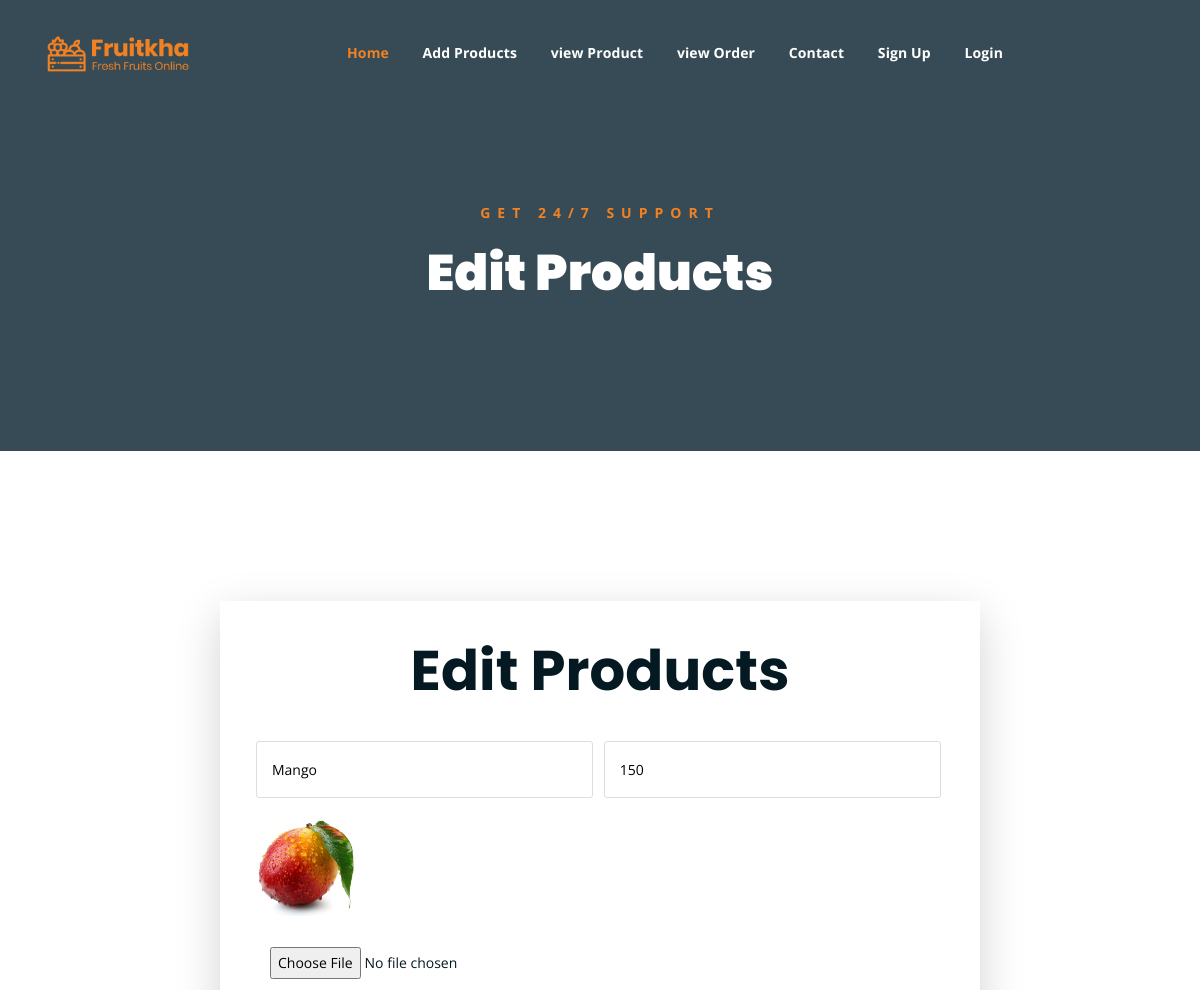
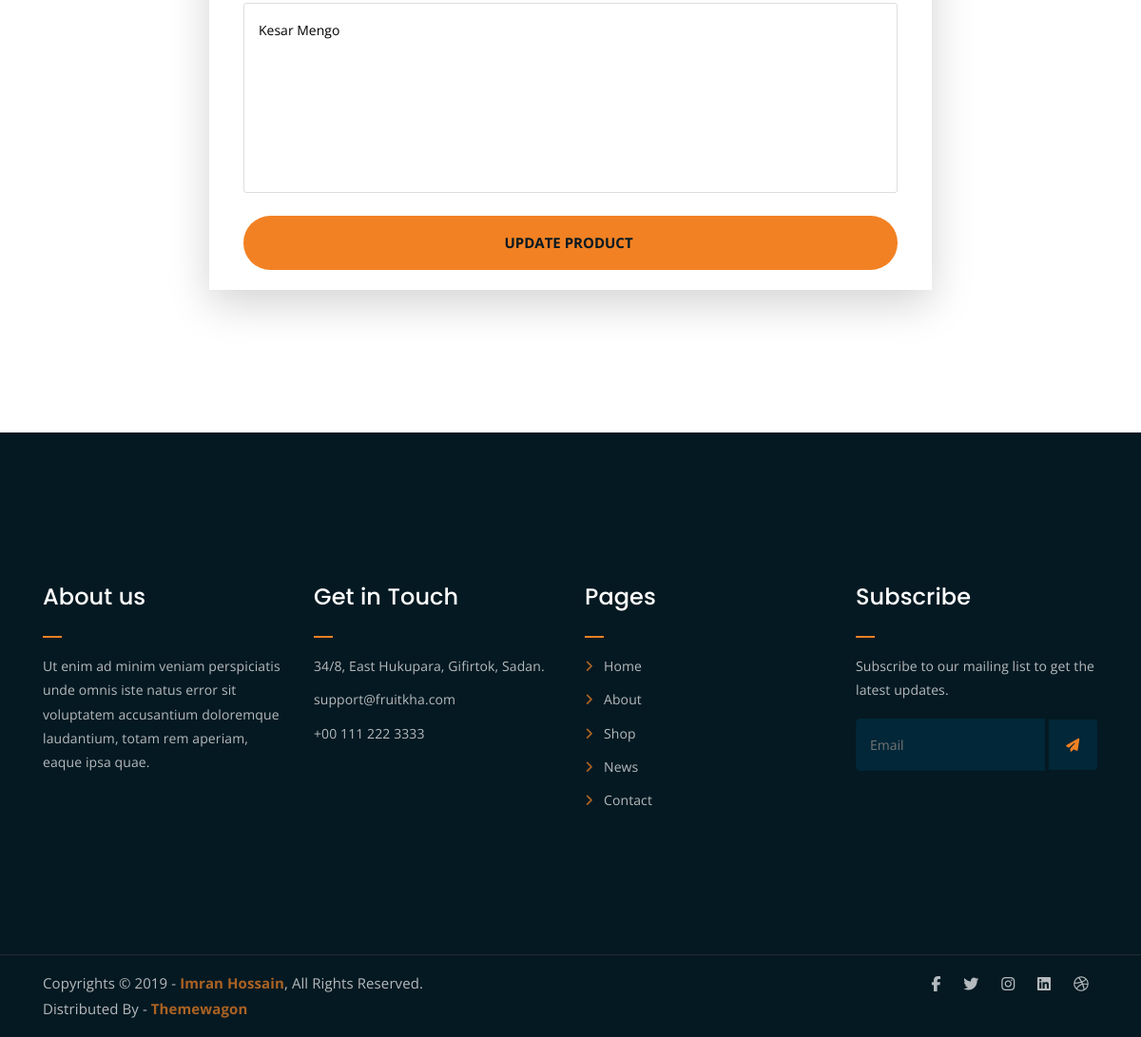
The page /seller-edit-product/2 on the database its author committed (2 pictures, top to bottom).
### myapp/models.py (models this page shows, shortened)
class Product(models.Model):
    seller=models.ForeignKey(User,on_delete=models.CASCADE)
    product_name=models.CharField(max_length=100)
    product_price=models.PositiveIntegerField()
    product_picture=models.ImageField(upload_to="product_picture/")
    product_desc=models.TextField()

### myapp/views.py (the view)
# urls.py: path('seller-edit-product/<int:pk>',views.seller_edit_product,name='seller-edit-product'),
def seller_edit_product(request,pk):
     product=Product.objects.get(pk=pk)
     if request.method=="POST":
          product.product_name=request.POST['product_name']
          product.product_price=request.POST['product_price']
          product.product_desc=request.POST['product_desc']
          try:
             product.product_picture=request.FILES['product_picture']
          except:
               pass
          product.save()
          return redirect('seller-view-product')
     else:
        return render(request,'seller-edit-product.html',{'product':product})

### templates/seller-edit-product.html (shortened to what this page needs)
{% extends 'seller-header.html'%}
{% load static %}
{% block content%}
<!DOCTYPE html>
<html lang="en">
<head>
</head>
<body>
	<div class="breadcrumb-section breadcrumb-bg">
		<div class="container">
			<div class="row">
				<div class="col-lg-8 offset-lg-2 text-center">
					<div class="breadcrumb-text">
						<p>Get 24/7 Support</p>
						<h1>Edit Products </h1>
					</div>
				</div>
			</div>
		</div>
	</div>
	<div class="contact-from-section mt-150 mb-150">
		<div class="container">
			<div class="row flex justify-content-center">
				<div class="col-lg-8 mb-5 mb-lg-0 shadow-lg">
					<div class="form-title m-5 text-center">
						<h1>Edit Products </h1>
					</div>
					<div class="contact-form m-4" >
                        <form   method="POST"  action="{% url 'seller-edit-product' pk=product.pk %}" enctype="multipart/form-data" >
                            <p>
                                <input type="text" placeholder="Product Name" name="product_name" id="name" class="mr-2" value="{{product.product_name}}">
                                <input type="text" placeholder="Product Price " name="product_price" id="name" value="{{product.product_price}}">
                            </p>
                             <p>
                                <img src="{{product.product_picture.url}}" style="width: 100px; height: 100px;" alt="">
                             </p>
                             <input type="file" class="m-3" name="product_picture">
							<p><textarea name="product_desc" id="message" cols="30" rows="10" placeholder=" Product Description  ">{{product.product_desc}}</textarea></p>
							<p><input type="submit" value="Update Product " class="full-height-tablecell"></p>
						</form>
					</div>
				</div>
			</div>
		</div>
	</div>
</body>
</html>
{% endblock %}

### static/assets/css/main.css (style rules this page uses)
html { font-size: 14px; font-weight: 400; line-height: 28px; height: 100%; }
body { font-family: "Open Sans", sans-serif; font-weight: 400; font-size: 1rem; letter-spacing: 0.1px; line-height: 1.8; color: #051922; overflow-x: hidden; }
body img { max-width: 100%; }
h1, .h1, h2, .h2, h3, .h3, h4, .h4, h5, .h5, h6, .h6 { font-family: "Poppins", sans-serif; font-weight: 700; margin: 0 0 1.25rem 0; color: #051922; }
h1:last-child, .h1:last-child, h2:last-child, .h2:last-child, h3:last-child, .h3:last-child, h4:last-child, .h4:last-child, h5:last-child, .h5:last-child, h6:last-child, .h6:last-child { margin: 0; }
h1, .h1 { font-size: 4rem; font-weight: 700; line-height: 4rem; }
p { font-family: "Open Sans", sans-serif; font-weight: 400; font-size: 1rem; letter-spacing: 0.1px; line-height: 1.8; color: #051922; margin: 0 0 1.25rem 0; }
p:last-child { margin: 0; }
.mt-150 { margin-top: 150px; }
.mb-150 { margin-bottom: 150px; }
.breadcrumb-bg { background-image: url(../img/breadcrumb-bg.jpg); }
.breadcrumb-text p { color: #F28123; font-weight: 700; text-transform: uppercase; letter-spacing: 7px; }
.breadcrumb-text h1 { font-size: 50px; font-weight: 900; color: #fff; margin: 0; margin-top: 20px; }
.breadcrumb-section { padding: 150px 0; background-size: cover; background-position: center center; position: relative; z-index: 1; background-attachment: fixed; padding-top: 200px; }
.breadcrumb-section:after { position: absolute; left: 0; top: 0; width: 100%; height: 100%; content: ""; background-color: #07212e; z-index: -1; opacity: 0.8; }
input[type="submit"] { -webkit-transition: 0.3s; -o-transition: 0.3s; transition: 0.3s; border-radius: 50px !important; }
html, body { height: 100%; }
input[type="submit"] { background-color: #F28123; color: #051922; font-weight: 700; text-transform: uppercase; font-size: 15px; border: none !important; cursor: pointer; padding: 15px 25px; border-radius: 3px; }
.form-title { margin-bottom: 25px; }
.contact-form form p input[type=text], .contact-form form p input[type=tel], .contact-form form p input[type=email] { width: 49%; padding: 15px; border: 1px solid #ddd; border-radius: 3px; }
.contact-form form p textarea { border: 1px solid #ddd; padding: 15px; height: 200px; border-radius: 3px; width: 100%; resize: none; }
.full-height-tablecell { display: table-cell; vertical-align: middle; width: 100%; }

### rows shown on the page
Product: product_name "Mango", product_price "150", product_picture (picture), product_desc "Kesar Mengo"
